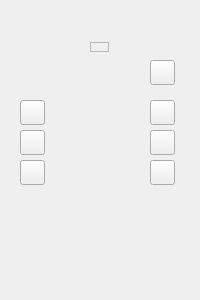
<?xml version="1.0" encoding="UTF-8"?>
<ui version="4.0">
 <class>TrikDisplayWidget</class>
 <widget class="QWidget" name="TrikDisplayWidget">
  <property name="geometry">
   <rect>
    <x>0</x>
    <y>0</y>
    <width>200</width>
    <height>300</height>
   </rect>
  </property>
  <property name="windowTitle">
   <string>Trik Display</string>
  </property>
  <property name="autoFillBackground">
   <bool>false</bool>
  </property>
  <property name="styleSheet">
   <string notr="true">QWidget#TrikDisplayWidget {
	border-image: url(:/icons/trik_controller.png)
}

QPushButton#buttonUp {
	border-image: url(:/icons/trik_button_up.png);
}
QPushButton#buttonUp:pressed {
	border-image: url(:/icons/trik_button_up_pressed.png);
}

QPushButton#buttonDown {
	border-image: url(:/icons/trik_button_down.png);
}
QPushButton#buttonDown:pressed {
	border-image: url(:/icons/trik_button_down_pressed.png);
}

QPushButton#buttonLeft {
	border-image: url(:/icons/trik_button_left.png);
}
QPushButton#buttonLeft:pressed {
	border-image: url(:/icons/trik_button_left_pressed.png);
}

QPushButton#buttonRight {
	border-image: url(:/icons/trik_button_right.png);
}
QPushButton#buttonRight:pressed {
	border-image: url(:/icons/trik_button_right_pressed.png);
}

QPushButton#buttonPower {
	border-image: url(:/icons/trik_button_power.png);
}
QPushButton#buttonPower:pressed {
	border-image: url(:/icons/trik_button_power_pressed.png);
}

QPushButton#buttonEscape {
	border-image: url(:/icons/trik_button_escape.png);
}
QPushButton#buttonEscape:pressed {
	border-image: url(:/icons/trik_button_escape_pressed.png);
}

QPushButton#buttonEnter {
	border-image: url(:/icons/trik_button_ok.png);
}
QPushButton#buttonEnter:pressed {
	border-image: url(:/icons/trik_button_ok_pressed.png);
}
</string>
  </property>
  <widget class="QPushButton" name="buttonPower">
   <property name="geometry">
    <rect>
     <x>150</x>
     <y>60</y>
     <width>25</width>
     <height>25</height>
    </rect>
   </property>
   <property name="sizePolicy">
    <sizepolicy hsizetype="Minimum" vsizetype="Minimum">
     <horstretch>1</horstretch>
     <verstretch>1</verstretch>
    </sizepolicy>
   </property>
   <property name="minimumSize">
    <size>
     <width>25</width>
     <height>25</height>
    </size>
   </property>
   <property name="maximumSize">
    <size>
     <width>25</width>
     <height>25</height>
    </size>
   </property>
   <property name="focusPolicy">
    <enum>Qt::NoFocus</enum>
   </property>
   <property name="flat">
    <bool>false</bool>
   </property>
  </widget>
  <widget class="QPushButton" name="buttonEnter">
   <property name="geometry">
    <rect>
     <x>150</x>
     <y>160</y>
     <width>25</width>
     <height>25</height>
    </rect>
   </property>
   <property name="sizePolicy">
    <sizepolicy hsizetype="Minimum" vsizetype="Minimum">
     <horstretch>1</horstretch>
     <verstretch>1</verstretch>
    </sizepolicy>
   </property>
   <property name="minimumSize">
    <size>
     <width>25</width>
     <height>25</height>
    </size>
   </property>
   <property name="maximumSize">
    <size>
     <width>25</width>
     <height>25</height>
    </size>
   </property>
   <property name="focusPolicy">
    <enum>Qt::NoFocus</enum>
   </property>
   <property name="flat">
    <bool>false</bool>
   </property>
  </widget>
  <widget class="QPushButton" name="buttonEscape">
   <property name="geometry">
    <rect>
     <x>150</x>
     <y>100</y>
     <width>25</width>
     <height>25</height>
    </rect>
   </property>
   <property name="sizePolicy">
    <sizepolicy hsizetype="Minimum" vsizetype="Minimum">
     <horstretch>1</horstretch>
     <verstretch>1</verstretch>
    </sizepolicy>
   </property>
   <property name="minimumSize">
    <size>
     <width>25</width>
     <height>25</height>
    </size>
   </property>
   <property name="maximumSize">
    <size>
     <width>25</width>
     <height>25</height>
    </size>
   </property>
   <property name="focusPolicy">
    <enum>Qt::NoFocus</enum>
   </property>
   <property name="flat">
    <bool>false</bool>
   </property>
  </widget>
  <widget class="QPushButton" name="buttonLeft">
   <property name="geometry">
    <rect>
     <x>20</x>
     <y>130</y>
     <width>25</width>
     <height>25</height>
    </rect>
   </property>
   <property name="sizePolicy">
    <sizepolicy hsizetype="Minimum" vsizetype="Minimum">
     <horstretch>1</horstretch>
     <verstretch>1</verstretch>
    </sizepolicy>
   </property>
   <property name="minimumSize">
    <size>
     <width>25</width>
     <height>25</height>
    </size>
   </property>
   <property name="maximumSize">
    <size>
     <width>25</width>
     <height>25</height>
    </size>
   </property>
   <property name="focusPolicy">
    <enum>Qt::NoFocus</enum>
   </property>
   <property name="flat">
    <bool>false</bool>
   </property>
  </widget>
  <widget class="QPushButton" name="buttonDown">
   <property name="geometry">
    <rect>
     <x>20</x>
     <y>160</y>
     <width>25</width>
     <height>25</height>
    </rect>
   </property>
   <property name="sizePolicy">
    <sizepolicy hsizetype="Minimum" vsizetype="Minimum">
     <horstretch>1</horstretch>
     <verstretch>1</verstretch>
    </sizepolicy>
   </property>
   <property name="minimumSize">
    <size>
     <width>25</width>
     <height>25</height>
    </size>
   </property>
   <property name="maximumSize">
    <size>
     <width>25</width>
     <height>25</height>
    </size>
   </property>
   <property name="focusPolicy">
    <enum>Qt::NoFocus</enum>
   </property>
   <property name="flat">
    <bool>false</bool>
   </property>
  </widget>
  <widget class="QPushButton" name="buttonRight">
   <property name="geometry">
    <rect>
     <x>150</x>
     <y>130</y>
     <width>25</width>
     <height>25</height>
    </rect>
   </property>
   <property name="sizePolicy">
    <sizepolicy hsizetype="Minimum" vsizetype="Minimum">
     <horstretch>1</horstretch>
     <verstretch>1</verstretch>
    </sizepolicy>
   </property>
   <property name="minimumSize">
    <size>
     <width>25</width>
     <height>25</height>
    </size>
   </property>
   <property name="maximumSize">
    <size>
     <width>25</width>
     <height>25</height>
    </size>
   </property>
   <property name="focusPolicy">
    <enum>Qt::NoFocus</enum>
   </property>
   <property name="flat">
    <bool>false</bool>
   </property>
  </widget>
  <widget class="QPushButton" name="buttonUp">
   <property name="geometry">
    <rect>
     <x>20</x>
     <y>100</y>
     <width>25</width>
     <height>25</height>
    </rect>
   </property>
   <property name="sizePolicy">
    <sizepolicy hsizetype="Minimum" vsizetype="Minimum">
     <horstretch>1</horstretch>
     <verstretch>1</verstretch>
    </sizepolicy>
   </property>
   <property name="minimumSize">
    <size>
     <width>25</width>
     <height>25</height>
    </size>
   </property>
   <property name="maximumSize">
    <size>
     <width>25</width>
     <height>25</height>
    </size>
   </property>
   <property name="focusPolicy">
    <enum>Qt::NoFocus</enum>
   </property>
   <property name="flat">
    <bool>false</bool>
   </property>
  </widget>
  <widget class="qReal::ui::PaintWidget" name="display" native="true">
   <property name="geometry">
    <rect>
     <x>53</x>
     <y>61</y>
     <width>94</width>
     <height>127</height>
    </rect>
   </property>
   <property name="sizePolicy">
    <sizepolicy hsizetype="Preferred" vsizetype="Preferred">
     <horstretch>13</horstretch>
     <verstretch>0</verstretch>
    </sizepolicy>
   </property>
   <property name="autoFillBackground">
    <bool>false</bool>
   </property>
  </widget>
  <widget class="QFrame" name="led">
   <property name="geometry">
    <rect>
     <x>90</x>
     <y>42</y>
     <width>19</width>
     <height>10</height>
    </rect>
   </property>
   <property name="autoFillBackground">
    <bool>true</bool>
   </property>
   <property name="frameShape">
    <enum>QFrame::StyledPanel</enum>
   </property>
   <property name="frameShadow">
    <enum>QFrame::Raised</enum>
   </property>
   <property name="lineWidth">
    <number>0</number>
   </property>
  </widget>
 </widget>
 <customwidgets>
  <customwidget>
   <class>qReal::ui::PaintWidget</class>
   <extends>QWidget</extends>
   <header>qrutils/widgets/paintWidget.h</header>
   <container>1</container>
  </customwidget>
 </customwidgets>
 <resources/>
 <connections/>
</ui>
